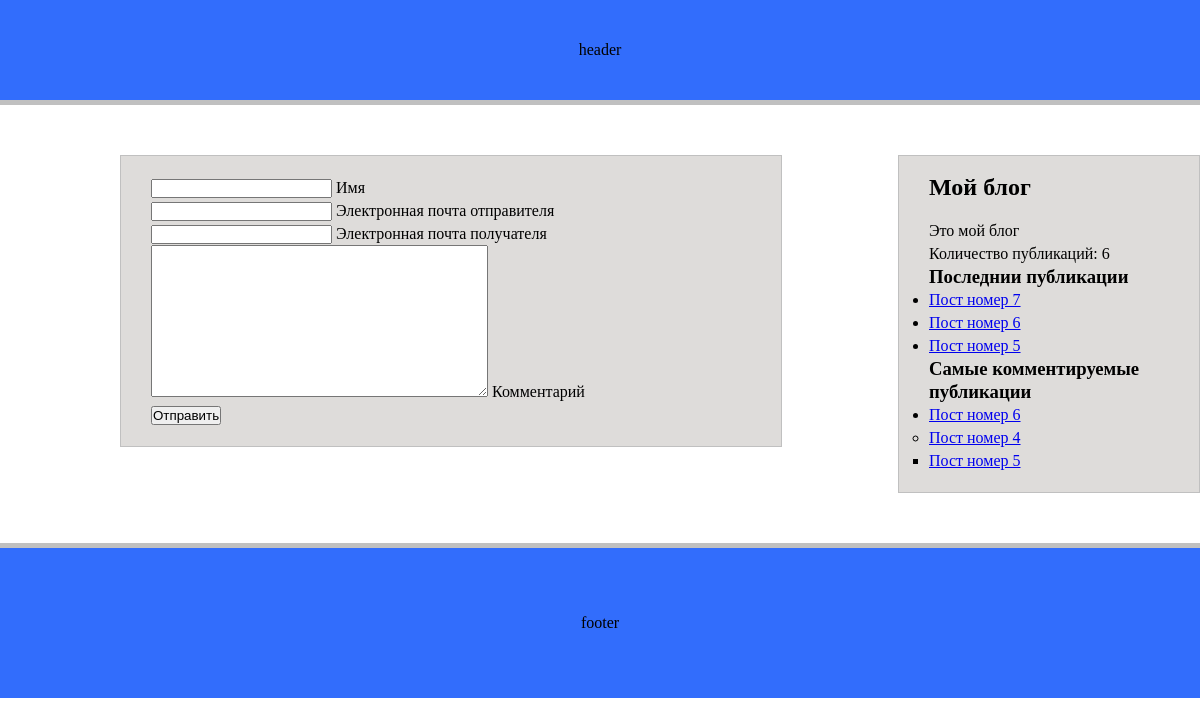
Page /blog/1/ on the committed database.
### blog/models.py (models this page shows, shortened)
class Post(models.Model):
    class Status(models.TextChoices):
        DRAFT = 'DF', 'Draft'
        PUBLISHED = 'PB', 'Published'
    title = models.CharField(max_length=250)
    slug = models.SlugField(max_length=250, unique=True, unique_for_date='publish')
    body = models.TextField()
    author = models.ForeignKey(User, on_delete=models.CASCADE, related_name='blog_posts')
    publish = models.DateTimeField(default=timezone.now)    #текущее дата и время
    create = models.DateTimeField(auto_now_add=True)    #время создания
    update = models.DateTimeField(auto_now=True)    #время обновления
    status = models.CharField(max_length=2, choices=Status.choices, default=Status.DRAFT)
    objects = models.Manager()
    published = PublishedManager()
    tags = TaggableManager()
    class Meta:
        ordering = ['-publish']
        indexes = [models.Index(fields=['-publish'])]
    def get_absilut_url(self):
        return reverse('blog:post_detail',
                       args=[self.publish.year,
                             self.publish.month,
                             self.publish.day,
                             self.slug])

### blog/views.py (the view)
# urls.py: path('<int:post_id>/', views.post_share, name='post_share'),
def post_share(request, post_id):
    post = get_object_or_404(Post, id=post_id, status=Post.Status.PUBLISHED)
    sent = False
    if request.method == 'POST':
        form = EmailPostForm(request.POST)
        if form.is_valid():
            cd = form.cleaned_data
            post_url = request.build_absolute_uri(post.get_absilut_url)
            subject = f"{cd['name']} рекомендую прочитать {post.title}"
            message = f"Читай <{post.title}> по ссылке {post_url}" \
                      f" {cd['name']}, {cd['comments']}"
            send_mail(subject, message, settings.EMAIL_HOST_USER, [cd['to']])
            sent = True
    else:
        form = EmailPostForm()
    return render(request, 'blog/post/share.html', {'post': post,
                                                    'form': form,
                                                    'sent':sent})

### blog/forms.py
class EmailPostForm(forms.Form):
    name = forms.CharField(max_length=25, label='', help_text='Имя')
    email = forms.EmailField(label='', help_text='Электронная почта отправителя') # от кого
    to = forms.EmailField(label='', help_text='Электронная почта получателя') # кому
    comments = forms.CharField(required=False,
                               widget=forms.Textarea, label='', help_text='Комментарий')

### blog/models.py (called while the page is built)
    def get_queryset(self):
        return super().get_queryset().filter(status=Post.Status.PUBLISHED)

### blog/templatetags/blog_tags.py (called while the page is built)
@register.simple_tag
def total_posts():
    return Post.published.count()

@register.inclusion_tag('blog/post/latest_post.html')
def show_latest_posts(count=3):
    latest_posts = Post.published.order_by('-publish')[:count]
    return {'latest_posts':latest_posts}

@register.simple_tag
def most_commented(count=5):
    return Post.published.annotate(
        total_comments=Count('comments')
    ).exclude(total_comments=0).order_by('-total_comments')[:count]

### templates/blog/post/share.html (shortened to what this page needs)
{% extends 'blog/base.html' %}
{% block content %}
{% if sent %}
<p>{{post.title}} успешно отправлен на адрес {{ form.cleaned_data.to }} <a href="{{ post.get_absilut_url }}">Назад</a> </p>
{% else %}
<form method="post">
{{form.as_p}}
<input type="submit" value="Отправить">
</form>
{% endif %}
{% endblock %}

### templates/blog/base.html (shortened to what this page needs)
{% load static %}
{% load blog_tags %}
<!DOCTYPE html>
<html lang="en">
<head>
    <link href="{% static 'css/blog.css' %}" rel="stylesheet">
</head>
<body>
<div id="header"> header </div>
<div id="main">
    <div class="main-content">
        {% block content %}
        {% endblock %}
    </div>
</div>
<div id="aside">
    <div class="aside-content">
        <h2 style="margin-bottom: 20px">Мой блог</h2>
        <p>Это мой блог</p>
        <p>Количество публикаций: {% total_posts %}</p>
    <h3>Последнии публикации</h3>
    {% show_latest_posts 3 %}
    <h3>Самые комментируемые публикации</h3>
        {% most_commented as most_commented %}
        {% for i in most_commented %}
        <ul>
            <li> <a href="{{ i.get_absilut_url }}"> {{i.title}} </a> </li>
            {% endfor %}
        </ul>
    </div>
</div>
<div id="footer"> footer </div>
</body>
</html>

### templates/blog/post/latest_post.html
<ul>
    {% for post in latest_posts %}
        <li>
            <a href="{{ post.get_absilut_url }}">{{ post.title }}</a>
        </li>
    {% endfor %}
</ul>

### blog/static/css/blog.css (style rules this page uses)
* { margin: 0; padding: 0; }
#header, #footer { width: 100%; height: 100px; text-align: center; background: #326DFC; line-height: 100px; border-bottom:5px solid silver; margin-bottom: 50px; float: left }
#main { width: 50%; margin-left: 10%; background: #DEDCDA; border: 1px solid silver; padding: 20px 2.5%; float: left }
#aside { width: 20%; padding: 20px 2.5%; background: #DEDCDA; border: 1px solid silver; float: right; margin-left: 5% }
#footer { margin-bottom: 0; margin-top: 50px ; border-bottom: 0; border-top:5px solid silver; height: 150px;line-height: 150px; float: left }
.main-content { font-family: Montserrat; line-height: 23px }
.aside-content { font-family: Montserrat; line-height: 23px }

### rows in the picture
Post: title "Пост номер 7"
Post: title "Пост номер 6"
Post: title "Пост номер 5"
Post: title "Пост номер 4"
